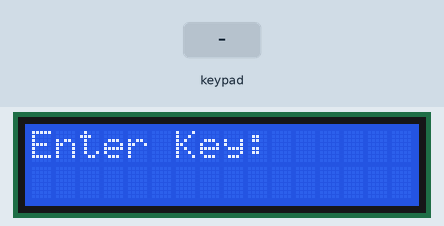
Bench run of a sketch on a simulated Arduino Uno, built with avr-gcc and run on an emulated ATmega328P. Shown: 16×2 character LCD. The test bench sets the inputs (shaded band). What the sketch prints to the serial monitor is not drawn.

Above: at 1.2 s.
1.3 s: keypad keys 9 8 7 6 # pressed 0.4 s apart
At 3.2 s:
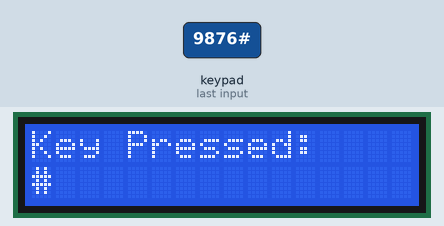
4.8 s: key 'A' pressed
At 6.0 s:
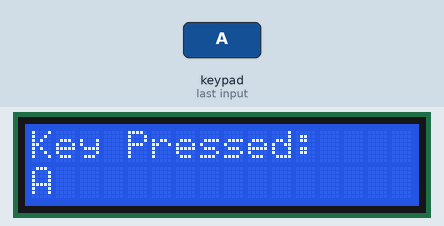
6.3 s: key 'B' pressed
At 7.2 s:
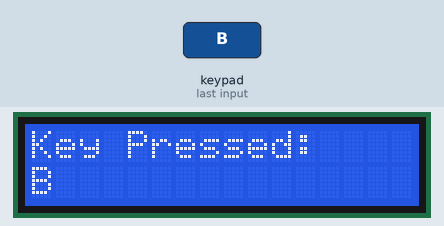
7.8 s: keypad keys 9 8 7 6 * pressed 0.4 s apart
At 10.4 s:
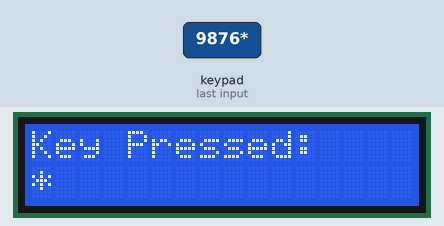
11.3 s: key 'C' pressed
At 12.0 s:
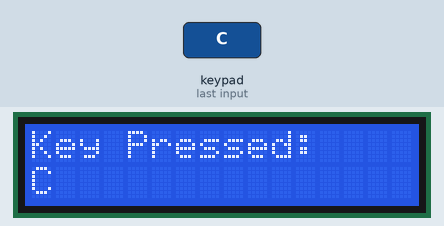
12.8 s: keypad keys 9 8 7 6 D pressed 0.4 s apart
At 13.0 s:
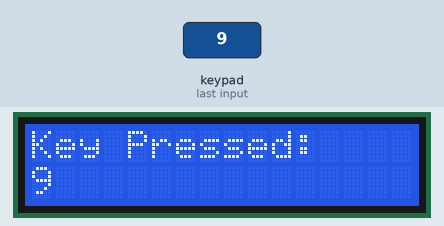
Timing chart, 0 to 15.8 s (numbered marks = the images above; inputs shaded):
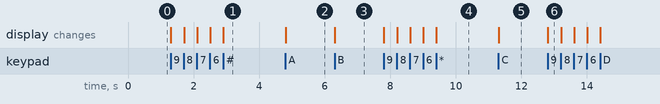

Measured:
- after the input at 1.3 s, the display: first changes at once (image 1 shows a later state)
- after the input at 4.8 s, the display: changes at once (image 2)
- after the input at 6.3 s, the display: changes at once (image 3)
- after the input at 7.8 s, the display: first changes at once (image 4 shows a later state)
- after the input at 11.3 s, the display: changes at once (image 5)
- after the input at 12.8 s, the display: changes at once (image 6)

The sketch:

KeyPad-LCD.ino
```cpp
#include <Keypad.h>
#include <LiquidCrystal.h>


#define ROWS 4
#define COLS 4
char keys[ROWS][COLS] = {
  {'1','2','3','A'},
  {'4','5','6','B'},
  {'7','8','9','C'},
  {'*','0','#','D'},
};

byte rowsPins[ROWS] = {9, 8, 7, 6};
byte colPins[COLS] = {5, 4, 3, 2};

Keypad customKeypad = Keypad(makeKeymap(keys), rowsPins, colPins, ROWS, COLS);


const int rs = 12, en = 11, d4 = A0, d5 = A1, d6 = A2, d7 = A3;
LiquidCrystal lcd(rs, en, d4, d5, d6, d7);

void setup() {
  Serial.begin(9600);
  lcd.begin(16, 2);
  lcd.print("Enter Key:");
}

void loop() {
  char customKey = customKeypad.getKey();

  if (customKey) {
    Serial.println(customKey);
    lcd.clear();
    lcd.print("Key Pressed:");
    lcd.setCursor(0, 1);
    lcd.print(customKey);
  }
}
```
